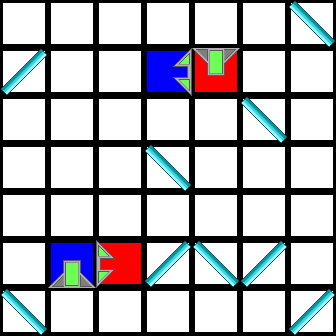

This is a level from a 2D game, rendered from its Tiled map with the project's own tilesets. A one-line summary and the complete map file follow:
An orthogonal 7x7 tile map with 48x48 px tiles, 2 tile layers (Colors, Tiles).

<map version="1.0" orientation="orthogonal" renderorder="right-down" width="7" height="7" tilewidth="48" tileheight="48">
 <properties>
  <property name="AvailableTiles" value="1, 1, 2" />
 </properties>
 <tileset firstgid="1" source="tiles.tsx" />
 <layer name="Colors" width="7" height="7">
  <data encoding="csv">
41,41,41,41,41,41,41,
41,41,41,44,42,41,41,
41,41,41,41,41,41,41,
41,41,41,41,41,41,41,
41,41,41,41,41,41,41,
41,44,42,41,41,41,41,
41,41,41,41,41,41,41
</data>
 </layer>
 <layer name="Tiles" width="7" height="7">
  <data encoding="csv">
1,1,1,1,1,1,3,
2,1,1,12,7,1,1,
1,1,1,1,1,3,1,
1,1,1,3,1,1,1,
1,1,1,1,1,1,1,
1,5,10,2,3,2,1,
3,1,1,1,1,1,2
</data>
 </layer>
</map>
